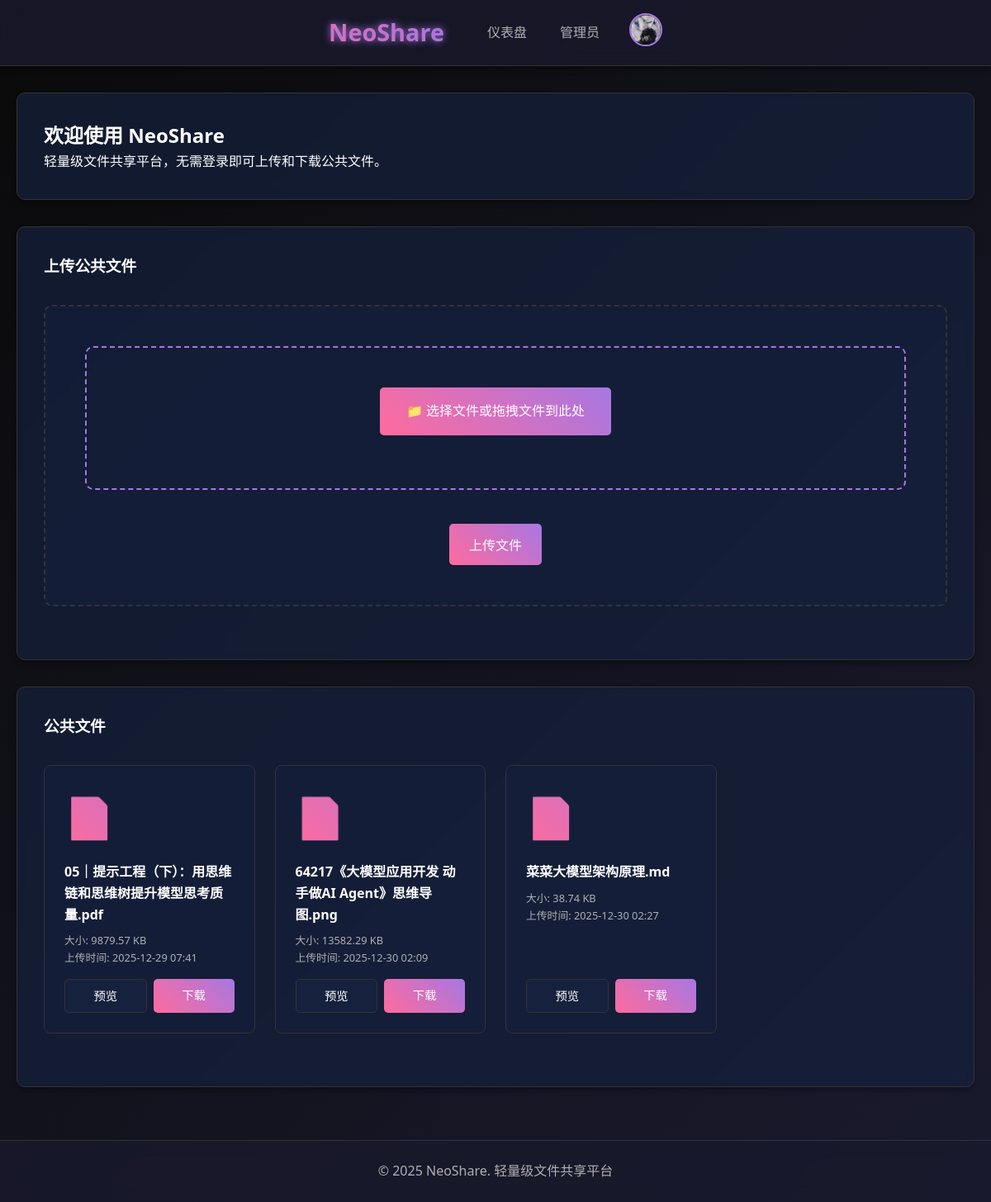
Page / (signed in) on the earlier database version.
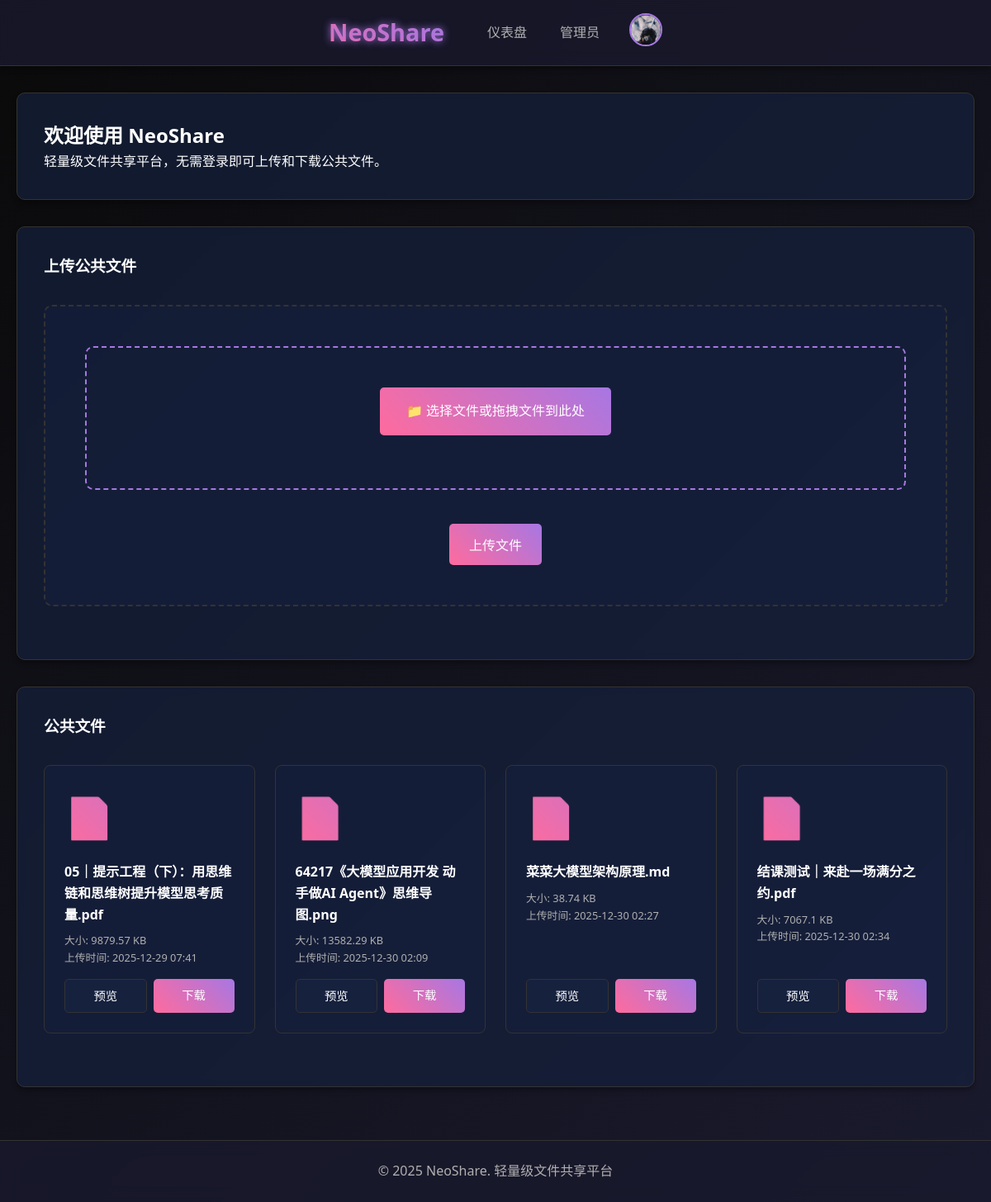
Same page on the later database version.
### new_app.py (models this page shows)
class User(UserMixin, db.Model):
    id = db.Column(db.Integer, primary_key=True)
    username = db.Column(db.String(80), unique=True, nullable=False)
    email = db.Column(db.String(120), unique=True, nullable=False)
    password = db.Column(db.String(200), nullable=False)
    nickname = db.Column(db.String(80), default='')
    avatar = db.Column(db.String(200), default='default.jpg')
    is_admin = db.Column(db.Boolean, default=False)
    is_banned = db.Column(db.Boolean, default=False)
    created_at = db.Column(db.DateTime, default=datetime.utcnow)
    files = db.relationship('File', backref='owner', lazy=True)

class File(db.Model):
    id = db.Column(db.Integer, primary_key=True)
    filename = db.Column(db.String(200), nullable=False)
    filepath = db.Column(db.String(400), nullable=False)
    owner_id = db.Column(db.Integer, db.ForeignKey('user.id'), nullable=True)
    is_public = db.Column(db.Boolean, default=False)
    created_at = db.Column(db.DateTime, default=datetime.utcnow)
    updated_at = db.Column(db.DateTime, default=datetime.utcnow, onupdate=datetime.utcnow)
    file_size = db.Column(db.Integer, nullable=False)

### new_app.py (the view)
@app.route('/')
def index():
    public_files = File.query.filter_by(is_public=True).all()
    return render_template('new_index.html', public_files=public_files)

### new_app.py (called while the page is built)
@login_manager.user_loader
def load_user(user_id):
    return User.query.get(int(user_id))

### templates/new_index.html (shortened to what this page needs)
{% extends 'new_base.html' %}
{% block content %}
    <div class="card">
        <h2>欢迎使用 NeoShare</h2>
        <p>轻量级文件共享平台，无需登录即可上传和下载公共文件。</p>
    </div>
    <div class="card">
        <h3>上传公共文件</h3>
        <form method="POST" action="/upload" enctype="multipart/form-data" class="upload-form">
            <div id="drag-drop-area" style="border: 2px dashed var(--accent-purple); border-radius: 10px; padding: 3rem; text-align: center; margin-bottom: 1rem; transition: all 0.3s ease;">
                <label for="file-upload" class="upload-label">
                    📁 选择文件或拖拽文件到此处
                </label>
            </div>
            <br>
            <button type="submit" class="btn btn-primary">上传文件</button>
        </form>
    </div>
    <div class="card">
        <h3>公共文件</h3>
        <div class="file-list">
            {% for file in public_files %}
                <div class="file-item">
                    <div class="file-icon">📄</div>
                    <div class="file-name">{{ file.filename }}</div>
                    <div class="file-meta">
                        <p>大小: {{ (file.file_size / 1024)|round(2) }} KB</p>
                        <p>上传时间: {{ file.created_at.strftime('%Y-%m-%d %H:%M') }}</p>
                    </div>
                    <div class="file-actions">
                        <a href="{{ url_for('preview_file', file_id=file.id) }}" class="btn btn-secondary">预览</a>
                        <a href="{{ url_for('download_file', filename=file.filepath.replace('uploads_new/', '')) }}" class="btn btn-primary">下载</a>
                    </div>
                </div>
            {% endfor %}
        </div>
    </div>
{% endblock %}

### templates/new_base.html (shortened to what this page needs)
<!DOCTYPE html>
<html lang="zh-CN">
<head>
    <link rel="stylesheet" href="{{ url_for('static', filename='css/new_style.css') }}">
</head>
<body>
    <div class="grid-container">
        <header class="header">
            <div class="container">
                <div class="header-content">
                    <h1 class="logo">NeoShare</h1>
                    <nav class="nav">
                        {% if current_user.is_authenticated %}
                            <a href="{{ url_for('dashboard') }}">仪表盘</a>
                            {% if current_user.is_admin %}
                                <a href="{{ url_for('admin') }}">管理员</a>
                            {% endif %}
                            <div class="user-dropdown">
                                <button class="dropdown-toggle" aria-expanded="false">
                                    <img src="{{ url_for('static', filename='images/' + current_user.avatar) }}" alt="头像" class="dropdown-avatar">
                                </button>
                            </div>
                        {% else %}
                            <a href="{{ url_for('index') }}">首页</a>
                            <a href="{{ url_for('login') }}">登录</a>
                            <a href="{{ url_for('register') }}">注册</a>
                        {% endif %}
                    </nav>
                </div>
            </div>
        </header>
        <main class="main">
            <div class="container">
                {% block content %}
                {% endblock %}
            </div>
        </main>
        <footer class="footer">
            <div class="container">
                <p>&copy; 2025 NeoShare. 轻量级文件共享平台</p>
            </div>
        </footer>
    </div>
</body>
</html>

Differences in the rows shown:
added File: filename "结课测试｜来赴一场满分之约.pdf", (file.file_size/1024)|round(2) "7067.1", created_at "2025-12-30 02:34"
